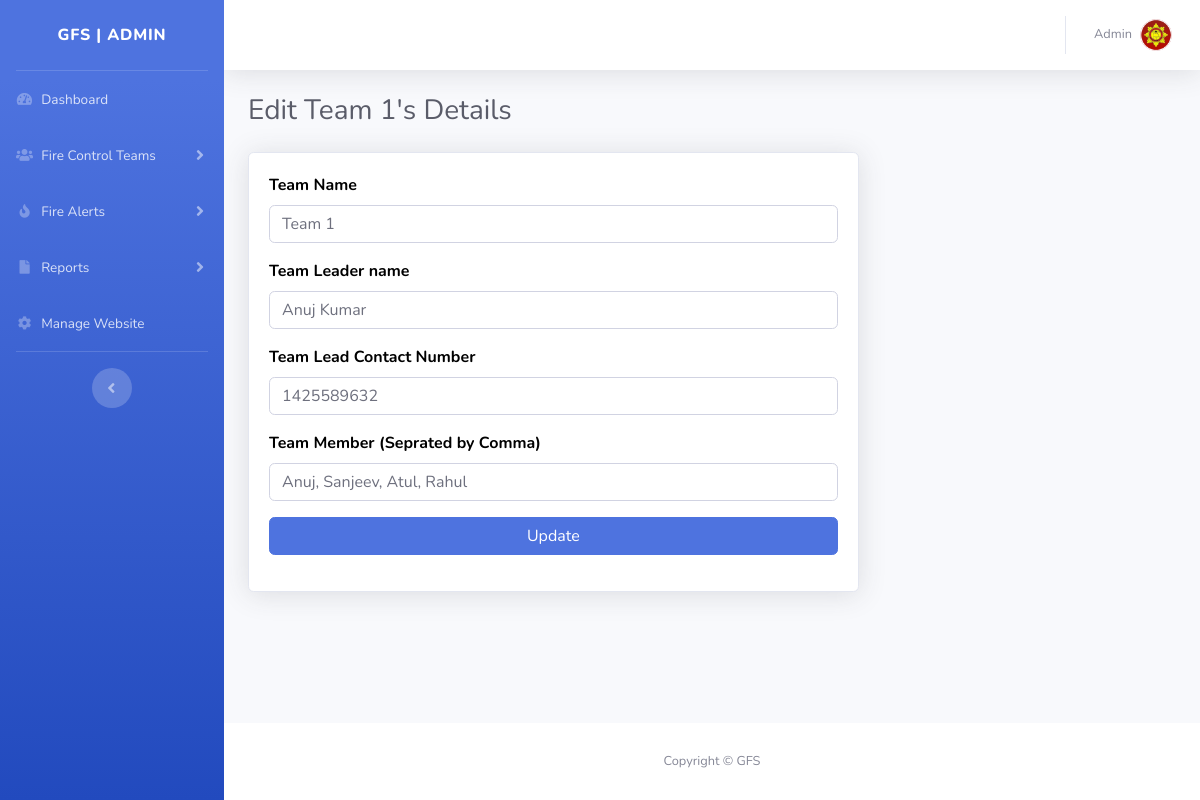
The page /ofrs/admin/edit-team.php?teamid=3&&tname=Team 1 (signed in) on the database its author committed.
### tables this page shows
CREATE TABLE `tblsite` (
  `id` int(11) NOT NULL,
  `siteTitle` varchar(255) DEFAULT NULL,
  `siteLogo` varchar(255) DEFAULT NULL
);

CREATE TABLE `tblteams` (
  `id` int(11) NOT NULL,
  `teamName` varchar(255) DEFAULT NULL,
  `teamLeaderName` varchar(255) DEFAULT NULL,
  `teamLeadMobno` bigint(12) DEFAULT NULL,
  `teamMembers` mediumtext DEFAULT NULL,
  `postingDate` timestamp NULL DEFAULT current_timestamp()
);

### ofrs/admin/edit-team.php (the view, shortened to what this page needs)
<?php session_start();
include_once('includes/config.php');
if (strlen($_SESSION['aid']==0)) {
  header('location:logout.php');
  } else{
?>
<!DOCTYPE html>
<html lang="en">
<head>
    <link href="vendor/fontawesome-free/css/all.min.css" rel="stylesheet" type="text/css">
    <link href="css/sb-admin-2.min.css" rel="stylesheet">
</head>
<body id="page-top">
    <div id="wrapper">
<?php include_once('includes/sidebar.php');?>
        <div id="content-wrapper" class="d-flex flex-column">
            <div id="content">
          <?php include_once('includes/topbar.php');?>
                <div class="container-fluid">
                    <h1 class="h3 mb-4 text-gray-800">Edit <?php echo $_GET['tname'];?>'s Details</h1>
     <form method="post"  name="adminprofile" >
<?php $teamid=$_GET['teamid'];
$query=mysqli_query($con,"select * from tblteams where id='$teamid'");
while($row=mysqli_fetch_array($query)){
?>
  <div class="row">
                        <div class="col-lg-8">
                            <div class="card shadow mb-4">
                                <div class="card-body">
     <div class="form-group">
                            <label>Team Name</label>
           <input type="text" class="form-control" name="teamname" value="<?php echo $row['teamName'];?>" required='true'>
                                        </div>
                        <div class="form-group">
                            <label>Team Leader name</label>
                       <input type="text" class="form-control" name="teamleadname" value="<?php echo $row['teamLeaderName'];?>" required='true'>
                                        </div>
<div class="form-group">
<label>Team Lead Contact Number</label>
<input type="text" class="form-control" name="mobilenumber" value="<?php echo $row['teamLeadMobno'];?>" required='true' maxlength='10'>
</div>
<div class="form-group">
<label>Team Member (Seprated by Comma)</label>
<input type="text" class="form-control" name="teammember" value="<?php echo $row['teamMembers'];?>" required='true'>
</div>
<?php } ?>
        <div class="form-group">
                                 <input type="submit" class="btn btn-primary btn-user btn-block" name="update" id="update" value="Update">
                             </div>
                                </div>
                            </div>
                        </div>
                    </div>
</form>
                </div>
            </div>
           <?php include_once('includes/footer.php');?>
        </div>
    </div>
</body>
</html>
<?php } ?>

### ofrs/admin/includes/sidebar.php (shortened to what this page needs)
        <ul class="navbar-nav bg-gradient-primary sidebar sidebar-dark accordion" id="accordionSidebar">
<?php $query=mysqli_query($con,"select * from tblsite");
while($row=mysqli_fetch_array($query)){
$logo=$row['siteLogo'];
$wtitle=$row['siteTitle'];
}  ?>
            <a class="sidebar-brand d-flex align-items-center justify-content-center" href="dashboard.php">
                <div class="sidebar-brand-text mx-3"><?php echo $wtitle;?> | Admin</div>
            </a>
            <hr class="sidebar-divider my-0">
     <li class="nav-item">
                <a class="nav-link" href="dashboard.php">
                    <i class="fas fa-fw fa-tachometer-alt"></i>
                    <span>Dashboard</span></a>
            </li>
<li class="nav-item">
                <a class="nav-link collapsed" href="#" data-toggle="collapse" data-target="#collapsePages1" aria-expanded="true" aria-controls="collapsePages1">
                    <i class="fas fa-fw fa-users"></i>
                    <span>Fire Control Teams</span>
                </a>
            </li>
<li class="nav-item">
                <a class="nav-link collapsed" href="#" data-toggle="collapse" data-target="#collapsePages" aria-expanded="true" aria-controls="collapsePages">
                    <i class="fas fa-fw fa-fire"></i>
                    <span>Fire Alerts</span>
                </a>
            </li>
<li class="nav-item">
                <a class="nav-link collapsed" href="#" data-toggle="collapse" data-target="#collapsePages2" aria-expanded="true" aria-controls="collapsePages2">
                    <i class="fas fa-fw fa-file"></i>
                    <span>Reports</span>
                </a>
            </li>
     <li class="nav-item">
                <a class="nav-link" href="manage-site.php">
                      <i class="fas fa-fw fa-cog"></i>
                    <span>Manage Website</span></a>
            </li>
            <hr class="sidebar-divider d-none d-md-block">
            <div class="text-center d-none d-md-inline">
                <button class="rounded-circle border-0" id="sidebarToggle"></button>
            </div>
        </ul>

### ofrs/admin/includes/topbar.php (shortened to what this page needs)
      <nav class="navbar navbar-expand navbar-light bg-white topbar mb-4 static-top shadow">
            <?php if($_SESSION['aid']):?>
                    <ul class="navbar-nav ml-auto">
                        <li class="nav-item dropdown no-arrow">
                            <a class="nav-link dropdown-toggle" href="#" id="userDropdown" role="button"
                                data-toggle="dropdown" aria-haspopup="true" aria-expanded="false">
                <?php
$adid=$_SESSION['aid'];
$ret1=mysqli_query($con,"select AdminName from tbladmin where ID='$adid'");
while($row1=mysqli_fetch_array($ret1)){
?>
                                <span class="mr-2 d-none d-lg-inline text-gray-600 small"><?php  echo $row1['AdminName'];?></span>
                           <?php } ?>
                                <img class="img-profile rounded-circle"
                                    src="uploadeddata/<?php echo $logo;?>">
                            </a>
                        </li>
                    </ul>
                <?php endif;?>
                </nav>

### ofrs/admin/includes/footer.php
<footer class="sticky-footer bg-white">
    <div class="container my-auto">
        <div class="copyright text-center my-auto">
            <span>Copyright &copy; <?php echo $wtitle;?> </span>
        </div>
    </div>
</footer>

### ofrs/admin/edit-team.php (style rules this page uses)
label { font-size:16px; font-weight:bold; color:#000; }

### rows shown on the page
tblsite: siteTitle "GFS", siteLogo (picture)
tblteams: teamname "Team 1", teamleadname "Anuj Kumar", mobilenumber "1425589632", teammember "Anuj, Sanjeev, Atul, Rahul"

### other values the page prints
$row1['AdminName'] "Admin"
$_GET['tname'] "Team 1"
